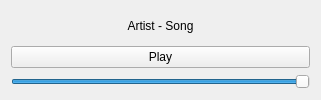
<?xml version="1.0" encoding="UTF-8"?>
<ui version="4.0">
 <class>Radio</class>
 <widget class="QWidget" name="Radio">
  <property name="geometry">
   <rect>
    <x>0</x>
    <y>0</y>
    <width>321</width>
    <height>100</height>
   </rect>
  </property>
  <property name="minimumSize">
   <size>
    <width>150</width>
    <height>50</height>
   </size>
  </property>
  <property name="windowTitle">
   <string>Radio</string>
  </property>
  <layout class="QVBoxLayout" name="verticalLayout">
   <item>
    <widget class="QLabel" name="txt">
     <property name="text">
      <string>Artist - Song</string>
     </property>
     <property name="alignment">
      <set>Qt::AlignCenter</set>
     </property>
    </widget>
   </item>
   <item>
    <widget class="QPushButton" name="cmd">
     <property name="text">
      <string>Play</string>
     </property>
    </widget>
   </item>
   <item>
    <widget class="QSlider" name="volume">
     <property name="maximum">
      <number>100</number>
     </property>
     <property name="sliderPosition">
      <number>100</number>
     </property>
     <property name="orientation">
      <enum>Qt::Horizontal</enum>
     </property>
    </widget>
   </item>
  </layout>
 </widget>
 <layoutdefault spacing="6" margin="11"/>
 <resources/>
 <connections/>
</ui>
